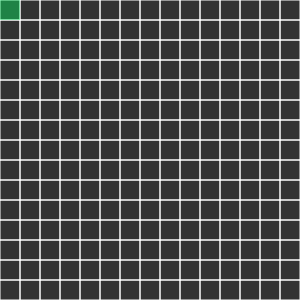
Frame 1 (no input)
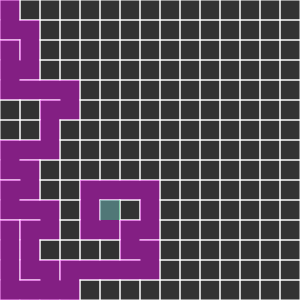
Frame 60 (no input)
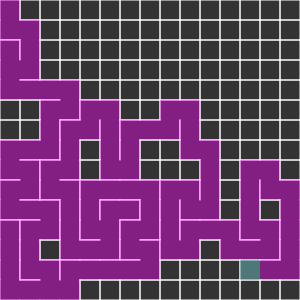
Frame 120 (the mouse pressed at the canvas centre since frame 60)

The p5.js sketch that drew these frames (run headless with seeded random() and noise() and a simulated clock; from frame 60 on, the mouse is pressed at the canvas centre):

// p5.js sketch
// ── sketch.js
var cols, rows;
var w = 20;
var cells = [];
var currentCell;
var stack = [];

function setup() {
    createCanvas(300, 300);
    // frameRate(5);
    cols = floor(width / w);
    rows = floor(height / w);

    for (var j = 0; j < rows; j++) {
        for (var i = 0; i < cols; i++) {
            var cell = new Cell(i, j);
            cells.push(cell);
        }
    }

    currentCell = cells[0];
}

function draw() {
    background(51);

    for (var cell of cells) {
        cell.show();
    }

    currentCell.visited = true;
    currentCell.highlight();

    var nextCell = currentCell.checkNeighbors();

    if (nextCell != undefined) {
        nextCell.visited = true;

        stack.push(currentCell);

        removeWalls(currentCell, nextCell);

        currentCell = nextCell;
    } else if (stack.length > 0) {
        currentCell = stack.pop();
    }
}

function index(i, j) {
    if (i < 0 || j < 0 || i > cols - 1 || j > rows - 1) {
        return -1;
    }

    return i + j * cols;
}

function removeWalls(current, next) {
    var x = current.i - next.i;

    if (x == -1) {
        current.walls.right = false;
        next.walls.left = false;
    }

    if (x == 1) {
        current.walls.left = false;
        next.walls.right = false;
    }

    var y = current.j - next.j;
    if (y == -1) {
        current.walls.bottom = false;
        next.walls.top = false;
    }

    if (y == 1) {
        current.walls.top = false;
        next.walls.bottom = false;
    }

}
// ── cell.js
function Cell(i, j) {
    this.i = i;
    this.j = j;
    this.walls = {
        top: true,
        right: true,
        bottom: true,
        left: true
    };
    this.visited = false;

    this.show = () => {
        var x = this.i * w;
        var y = this.j * w;
        stroke(255);
        noFill();

        if (this.walls.top) {
            line(x, y, x + w, y);
        }
        if (this.walls.right) {
            line(x + w, y, x + w, y + w);
        }
        if (this.walls.bottom) {
            line(x + w, y + w, x, y + w);
        }
        if (this.walls.left) {
            line(x, y + w, x, y);
        }

        if (this.visited) {
            fill(255, 0, 255, 100);
            noStroke()
            rect(x, y, w, w);

        }

    }

    this.highlight = () => {
        var x = this.i * w;
        var y = this.j * w;
        fill(0, 255, 100, 100);
        noStroke()
        rect(x, y, w, w);
    }

    this.checkNeighbors = () => {
        var neighbors = [];

        var around = [
            cells[index(this.i, this.j - 1)],
            cells[index(this.i + 1, this.j)],
            cells[index(this.i, this.j + 1)],
            cells[index(this.i - 1, this.j)]
        ];

        // console.log(around);

        for (var i in around) {
            if (around[i] && !around[i].visited) {
                neighbors.push(around[i]);
            }
        }

        // console.log(neighbors)

        if (neighbors.length > 0) {
            var r = floor(random(0, neighbors.length));
            return neighbors[r];
        } else {
            return undefined;
        }

    }
}
